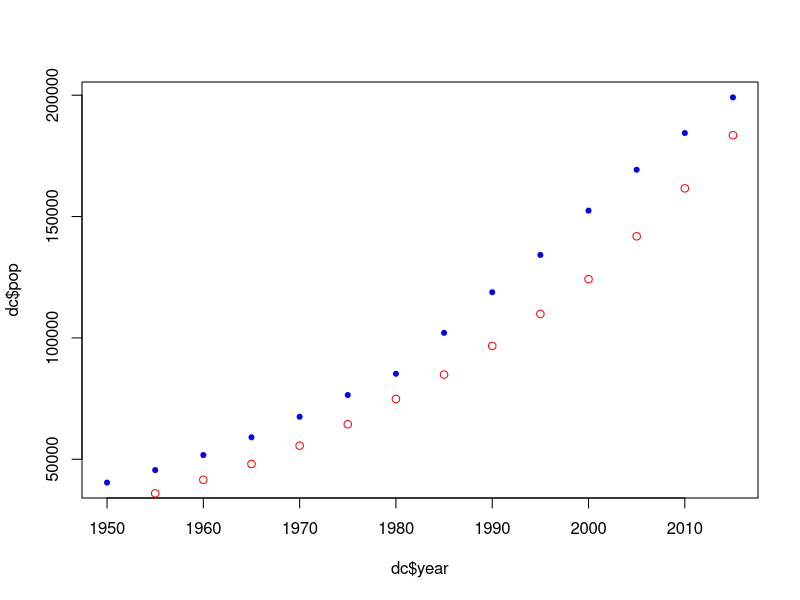
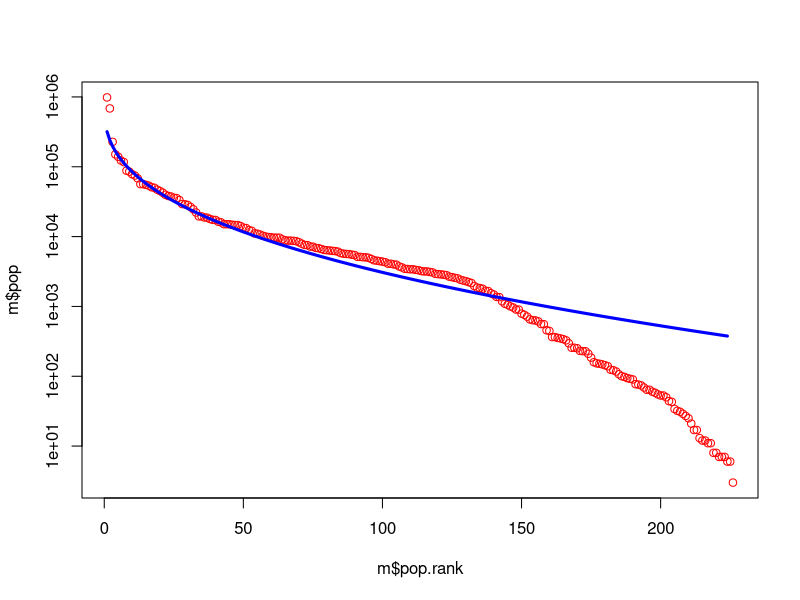
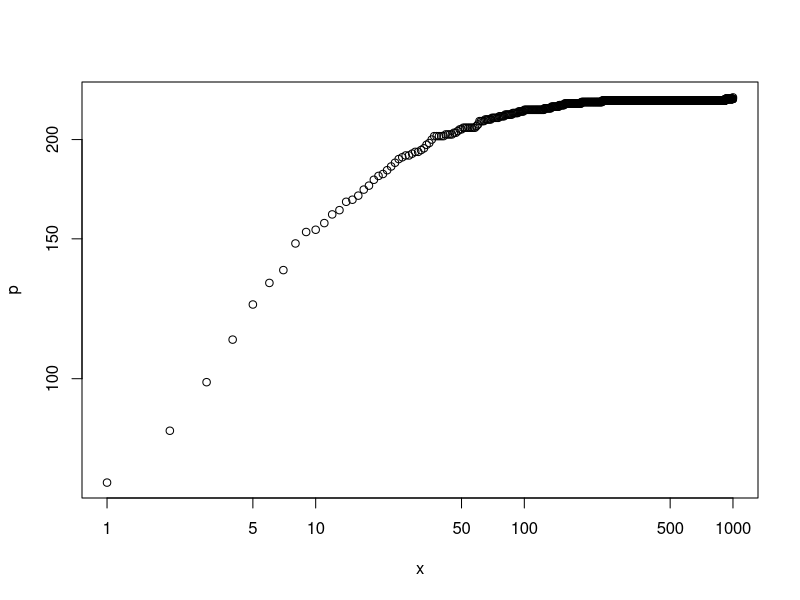
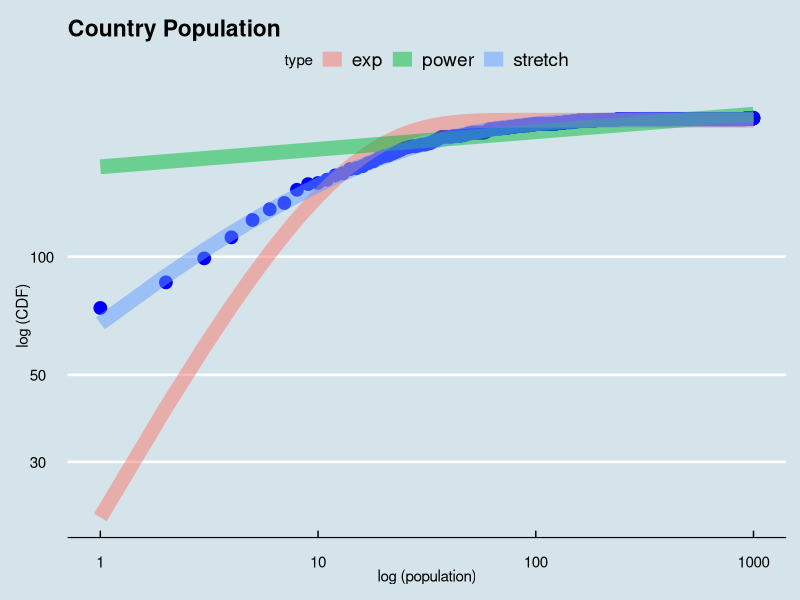

R code for these plots, in order:
library(ggplot2)
library(ggthemes)
read.csv('population-by-country-1970-2015-melt.csv') -> d
transform(d, pop.rank=ave(pop, year,
                          FUN = function(x) rank(-x, ties.method="first"))) -> d

# compare two countries
dc = subset(d, country=='Pakistan')
dc2 = subset(d, country=='Nigeria')
plot(dc$year, dc$pop, col='blue', pch=20)
points(dc2$year, dc2$pop, col='red')

# plot population with rank
m=subset(d, year==1980)
plot(m$pop.rank, m$pop, log='y', col='red')

q = data.frame(x=m$pop.rank, p=m$pop)
q[-which(m$pop.rank<3),]->q
x = 1:nrow(q)

nls(data = q, p ~ A*exp(-(x*B)^0.4), start=list(A=1E6,B=0.3)) -> fit3
#nls(data = q, p ~ A*exp(-(x*B)^0.3), start=list(A=5E6,B=0.4)) -> fit3
predict(fit3, list(x=x)) -> y3
q2 = data.frame(x,y=y3, type=rep('stretch',length(x)))
lines(q2$x, q2$y, col='blue', lwd=3)
# fit data

data = subset(d, year==2015)
table(cut(data$pop, breaks=(0:1000)/1000*max(data$pop)))->m
as.data.frame(m)->m2
cumsum(m2$Freq) -> p
x = 1:length(p)
q = data.frame(x,p)

head(q)
head(data$pop)
plot(q, log='xy')



nls(data = q, p ~ A*x^B, start=list(A=150,B=0.06)) -> fit
nls(data = q, p ~  A*(1-exp(-x*B)), start=list(A=222,B=0.06)) -> fit2
nls(data = q, p ~ A*(1-exp(-(x*B)^0.5)), start=list(A=230,B=0.09)) -> fit3

predict(fit, list(x=x)) -> y
predict(fit2, list(x=x)) -> y2
predict(fit3, list(x=x)) -> y3

q2 = data.frame(x,y, type=rep('power',length(x)))
q2 = rbind(q2, cbind(x,y=y2, type=rep('exp',length(x))))
q2 = rbind(q2, cbind(x,y=y3, type=rep('stretch',length(x))))
q2$x = as.numeric(q2$x)
q2$y = as.numeric(q2$y)

ggplot(q,aes(x,p)) + geom_point( size=4, col='blue') + scale_x_log10() + scale_y_log10() +
  geom_line(data=q2, aes(x, y, color=type), size=5, alpha=0.5) + #theme_tg() + 
  xlab('log (population)') + ylab('log (CDF)') +
  ggtitle('Country Population') + theme_economist()
